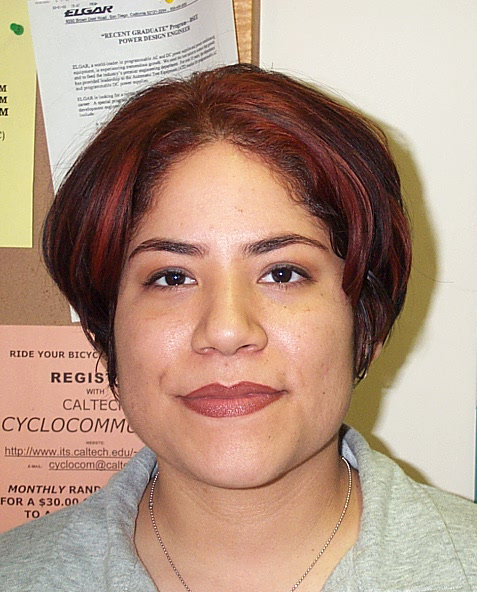
%> input picture data/DB0/db0_1.jpg, 477 x 592 px
$ octave --eval "eyeMap_simple_threshold_bad('data/DB0/db0_1.jpg');"   (GNU Octave 9; MATLAB toolbox functions it lacks are replaced by stand-ins)
%> lines starting %> are read from the running program, lines starting %| are printed output that depends on the picture; in (x1, y1, x2, y2) boxes, pixels count from 0 and x2, y2 are one past the last pixel; in counts of white or black regions, pixels touching at a corner belong together; the program's own positions count from 1
function eyeMap_simple_threshold_bad(inputRGB)
%> called with inputRGB = 'data/DB0/db0_1.jpg'

%This method really only works on pictures with low background cluster!!!

RGB = imread(inputRGB);
%> RGB is the input picture: size 592x477x3 uint8; mean R, G, B 180.5, 151.3, 133.2

gray = rgb2gray(RGB);
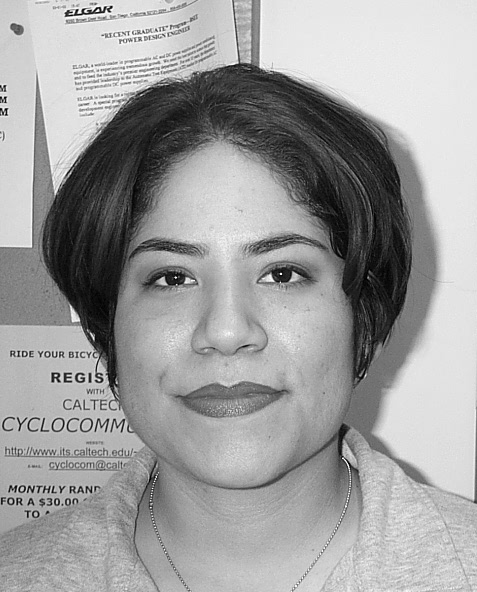
%> gray: size 592x477 uint8; min 1, max 255, mean 158

%imshow(gray)

%histogram(gray);

eqGray = histeq(gray);
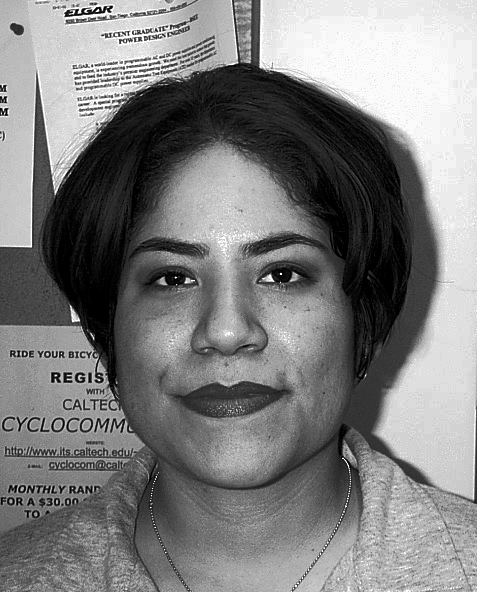
%> eqGray: size 592x477 uint8; min 0, max 255, mean 126.4
imshow(eqGray)

EyeMap = eqGray <= 25;
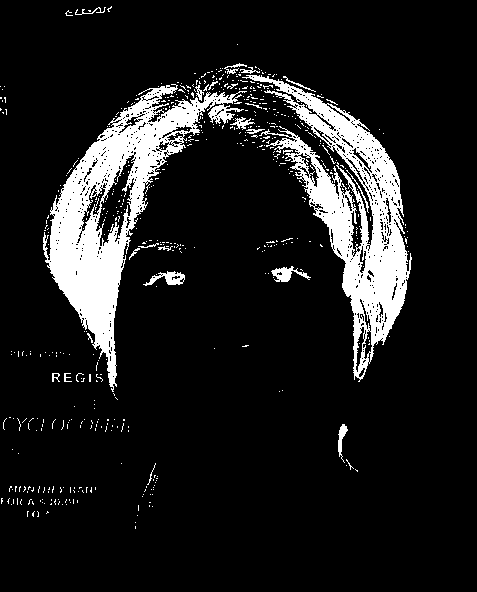
%> EyeMap: size 592x477 logical; 11.7% white; 564 white regions (540 under 20 px), largest, box (x1, y1, x2, y2) and area: (43, 84, 247, 392) 15628, (242, 75, 412, 382) 14172, (143, 271, 185, 286) 282

imshow(EyeMap)

$ run again, on data/DB0/db0_2.jpg
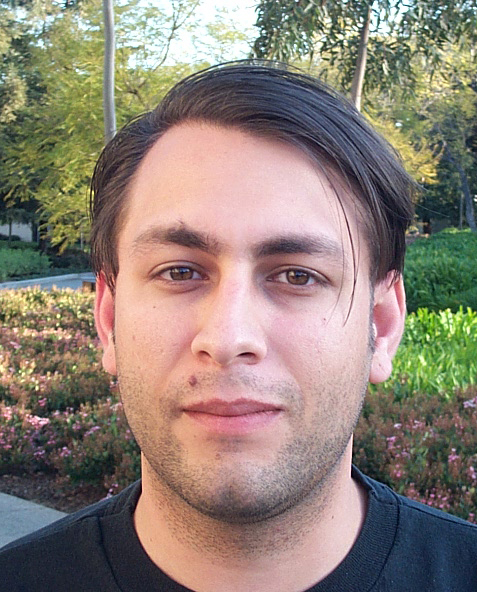
%> input picture data/DB0/db0_2.jpg, 477 x 592 px
%> in eyeMap_simple_threshold_bad, RGB is the input picture: size 592x477x3 uint8; mean R, G, B 142.3, 129.5, 119.2
%> in eyeMap_simple_threshold_bad, `eqGray = histeq(gray);`:
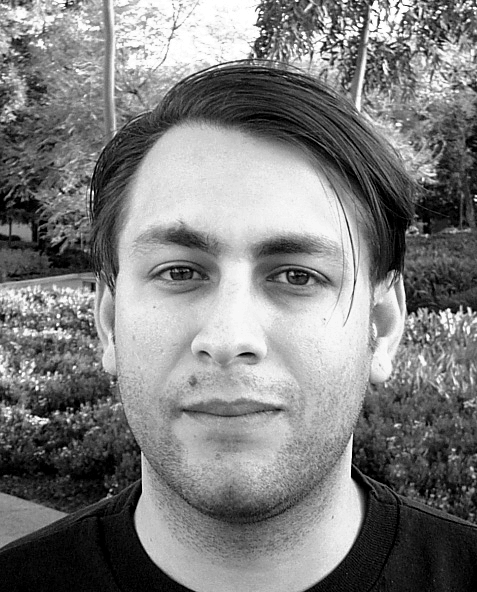
%> eqGray: size 592x477 uint8; min 0, max 255, mean 126.1
%> in eyeMap_simple_threshold_bad, `EyeMap = eqGray <= 25;`:
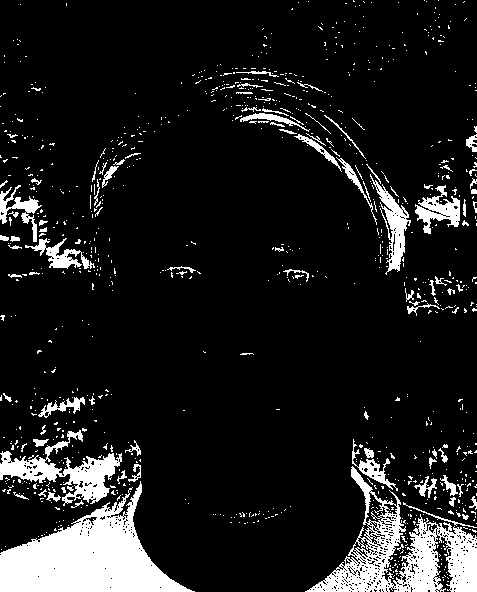
%> EyeMap: size 592x477 logical; 11.3% white; 941 white regions (853 under 20 px), largest, box (x1, y1, x2, y2) and area: (0, 481, 195, 592) 10190, (305, 466, 477, 592) 7169, (0, 430, 122, 506) 2937

$ run again, on data/DB0/db0_3.jpg
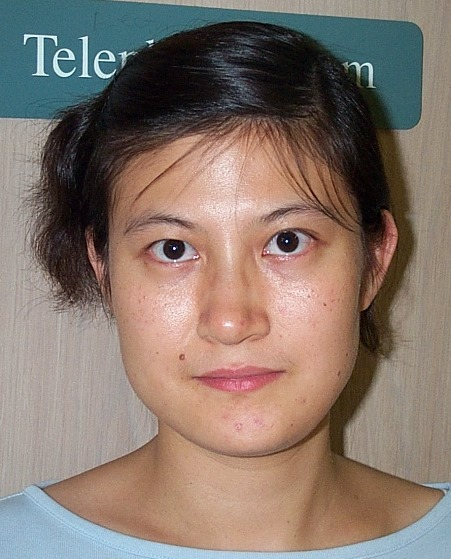
%> input picture data/DB0/db0_3.jpg, 451 x 559 px
%> in eyeMap_simple_threshold_bad, RGB is the input picture: size 559x451x3 uint8; mean R, G, B 134.5, 118.5, 108.7
%> in eyeMap_simple_threshold_bad, `eqGray = histeq(gray);`:
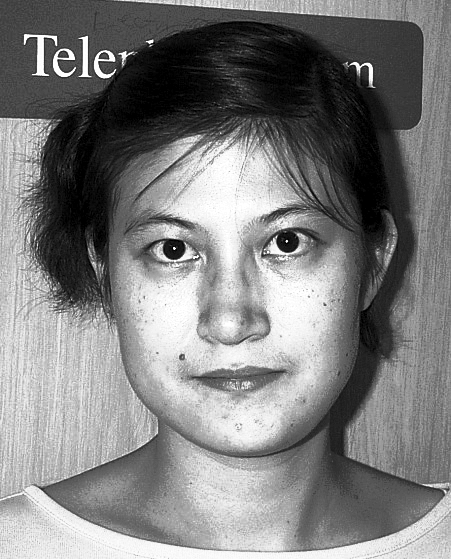
%> eqGray: size 559x451 uint8; min 0, max 255, mean 126.4
%> in eyeMap_simple_threshold_bad, `EyeMap = eqGray <= 25;`:
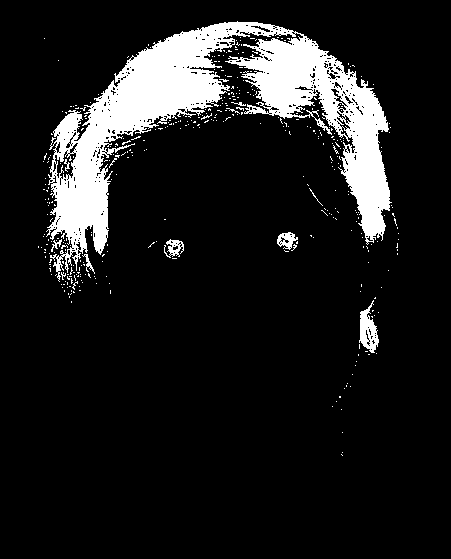
%> EyeMap: size 559x451 logical; 11.6% white; 389 white regions (378 under 20 px), largest, box (x1, y1, x2, y2) and area: (46, 21, 392, 282) 27028, (359, 300, 379, 353) 542, (277, 232, 298, 250) 202

$ run again, on data/DB0/db0_4.jpg
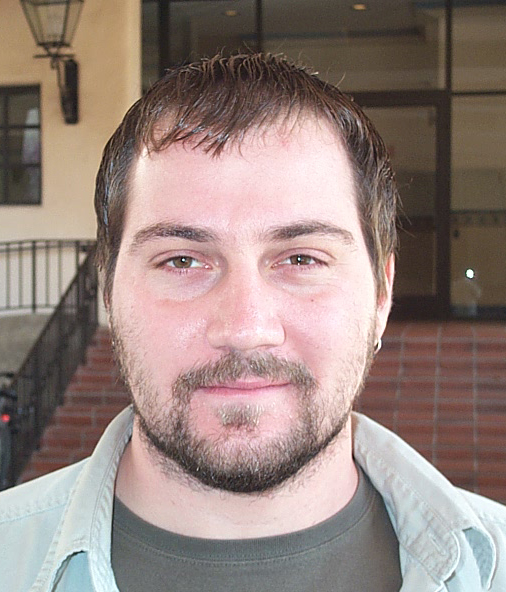
%> input picture data/DB0/db0_4.jpg, 506 x 592 px
%> in eyeMap_simple_threshold_bad, RGB is the input picture: size 592x506x3 uint8; mean R, G, B 149.9, 132.1, 126.1
%> in eyeMap_simple_threshold_bad, `eqGray = histeq(gray);`:
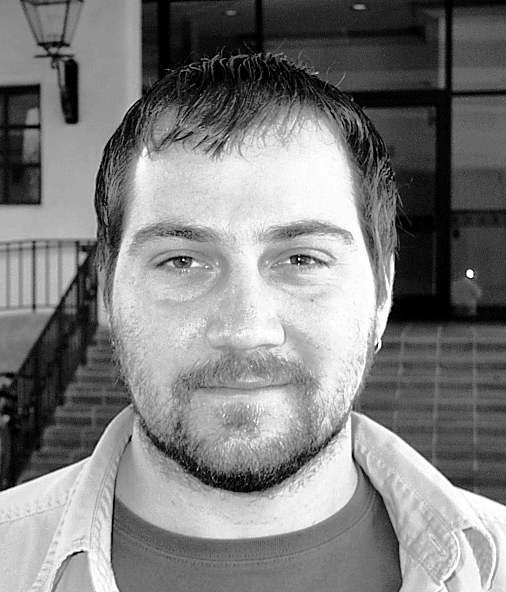
%> eqGray: size 592x506 uint8; min 0, max 255, mean 126.3
%> in eyeMap_simple_threshold_bad, `EyeMap = eqGray <= 25;`:
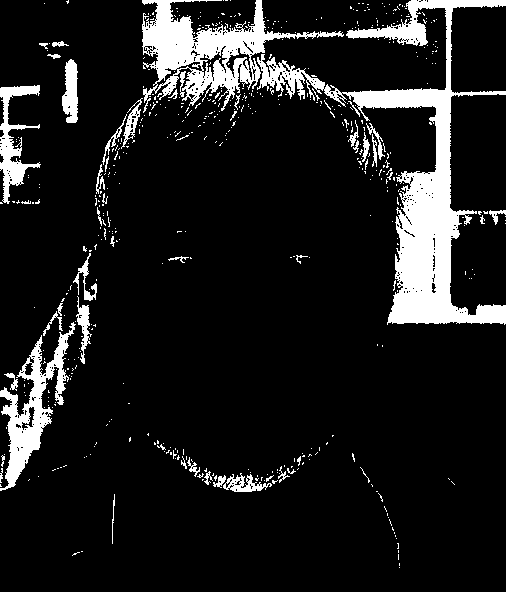
%> EyeMap: size 592x506 logical; 11.4% white; 540 white regions (491 under 20 px), largest, box (x1, y1, x2, y2) and area: (257, 0, 506, 325) 15645, (142, 0, 344, 113) 7286, (0, 322, 76, 491) 3716
